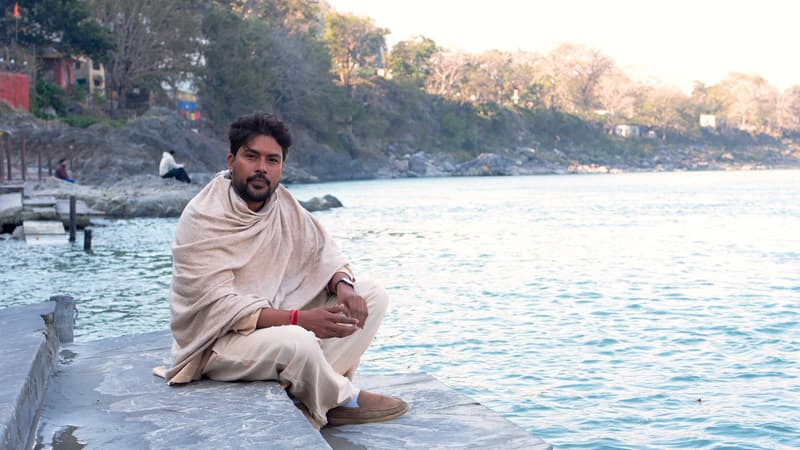
#> input picture images/Sequence 02.00_06_21_20.Still004.jpg-optimized.jpg, 800 x 450 px, given in place of 6-18_at_11.43.39_AM-97fabca0-a3de-4809-9723-210073add692.png, which was not available
$ python generate-favicons.py
#> lines starting #> are read from the running program, lines starting #| are printed output that depends on the picture; pictures that were not available may be replaced by others from this repository, and a replacement may not be noted
from PIL import Image
from pathlib import Path

src = Path(
    r"C:\Users\Admin\.cursor\projects\d-SARVESH-MISHRA\assets\c__Users_Admin_AppData_Roaming_Cursor_User_workspaceStorage_e03b5e20a9df7a9b2cb736983c1a9e6a_images_WhatsApp_Image_2026-06-18_at_11.43.39_AM-97fabca0-a3de-4809-9723-210073add692.png"
)
out = Path(r"D:\SARVESH MISHRA\assets")
images = out / "images"
images.mkdir(parents=True, exist_ok=True)

img = Image.open(src).convert("RGB")
#> img is the input picture: PIL image 800x450 RGB; mean R, G, B 176.5, 180.4, 186.4
w, h = img.size
#> w = 800; h = 450
size = int(min(w, h) * 0.72)
#> size = 324
left = (w - size) // 2
#> left = 238
top = int(h * 0.06)
#> top = 27
crop = img.crop((left, top, left + size, top + size))
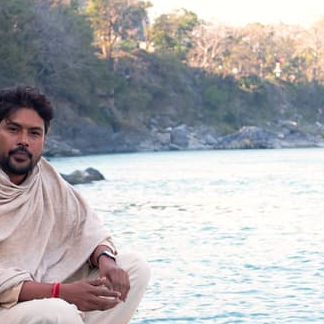
#> crop: PIL image 324x324 RGB; mean R, G, B 178.3, 176.9, 179.2

crop.save(images / "sarvesh-mishra-favicon-source.png", optimize=True)

sizes = {
    "favicon-16x16.png": 16,
    "favicon-32x32.png": 32,
    "apple-touch-icon.png": 180,
    "android-chrome-192x192.png": 192,
    "android-chrome-512x512.png": 512,
}
for name, px in sizes.items():
    crop.resize((px, px), Image.Resampling.LANCZOS).save(out / name, optimize=True)
#> this loop made 5 passes
#> pass 1, `crop.resize((px, px), Image.Resampling.LANCZOS).save(out / name, optim..`:
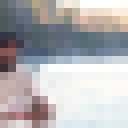
#> saved as favicon-16x16.png: PIL image 16x16 RGB (shown 8 times larger); mean R, G, B 178.2, 176.8, 179.2
#> pass 2, `crop.resize((px, px), Image.Resampling.LANCZOS).save(out / name, optim..`:
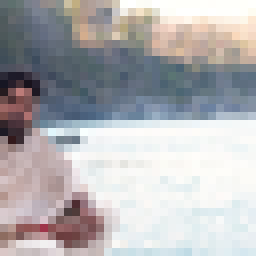
#> saved as favicon-32x32.png: PIL image 32x32 RGB (shown 8 times larger); mean R, G, B 178.3, 176.9, 179.2

ico_sizes = [(16, 16), (32, 32), (48, 48)]
crop.resize((48, 48), Image.Resampling.LANCZOS).save(
    out / "favicon.ico",
    format="ICO",
    sizes=ico_sizes,
)
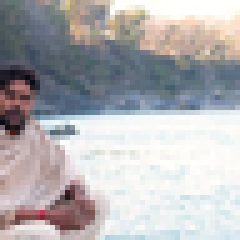
#> saved as favicon.ico: PIL image 48x48 RGB (shown 5 times larger); mean R, G, B 178.3, 176.9, 179.2

manifest = """{
  "name": "Sarvesh Mishra",
  "short_name": "Sarvesh Mishra",
  "icons": [
    {"src": "/assets/android-chrome-192x192.png", "sizes": "192x192", "type": "image/png"},
    {"src": "/assets/android-chrome-512x512.png", "sizes": "512x512", "type": "image/png"}
  ],
  "theme_color": "#113a35",
  "background_color": "#ffffff",
  "display": "standalone"
}
"""
(out / "site.webmanifest").write_text(manifest, encoding="utf-8")
print("Done")
